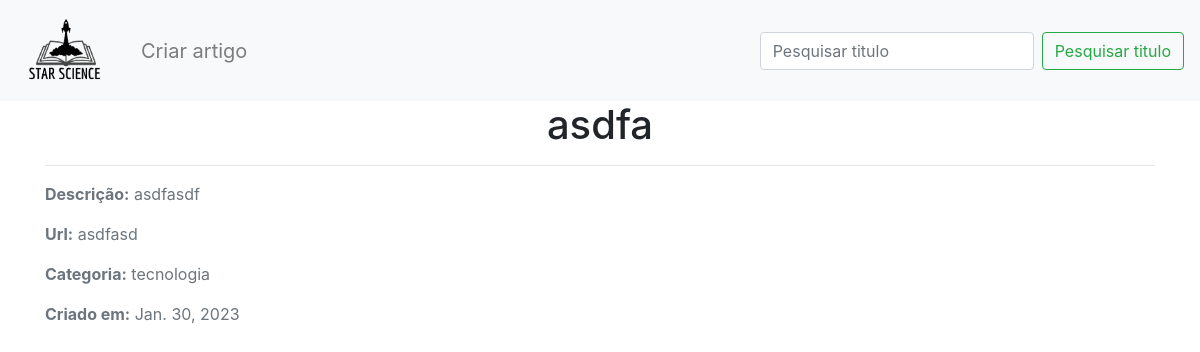
The page /starscience/articles/11/ on the database its author committed.
### starscience/models.py (models this page shows, shortened)
class Article(models.Model):
    title = models.CharField(max_length = 200)
    description = models.CharField(max_length = 300)
    url = models.URLField(max_length = 300)
    likes = models.IntegerField(default=0, null=True)
    created_at = models.DateField(auto_now_add = True)
    user = models.ForeignKey(User, on_delete=models.CASCADE, null=True)
    category = models.ForeignKey(Category, on_delete=models.CASCADE)

class Category(models.Model):
    name = models.CharField(max_length = 200, null=True)

### starscience/views.py (the view)
# urls.py: path('articles/<int:id>/', ArticleView.article_show, name='article_show'),
    def article_show(request, id):
        obj = Article.objects.get(id=id)
        return render(request, 'articles/show.html', {'object': obj})

### starscience/templates/articles/show.html (shortened to what this page needs)
{% load static %}
<!DOCTYPE html>
<html>
  <head>
    <link
      rel="stylesheet"
      href="https://stackpath.bootstrapcdn.com/bootstrap/4.5.2/css/bootstrap.min.css"
    />
  </head>
  <body>
    <nav class="navbar navbar-expand-lg navbar-light bg-light">
      <a class="navbar-brand" href="{% url 'article_index' %}">
        <img
          src="{% static 'assets/logo_fundo.png' %}"
          alt="Logo"
          width="100px"
          style="object-fit: contain"
        />
      </a>
      <div class="collapse navbar-collapse" id="navbarNav">
        <ul class="navbar-nav">
          <li class="nav-item">
            <a class="nav-link btn btn-lg" href="{% url 'article_create' %}"
              >Criar artigo</a
            >
          </li>
        </ul>
      </div>
      <form class="form-inline my-2 my-lg-0">
        <input
          class="form-control mr-sm-2"
          type="search"
          placeholder="Pesquisar titulo"
          aria-label="Pesquisar titulo"
        />
        <button class="btn btn-outline-success my-2 my-sm-0" type="submit">
          Pesquisar titulo
        </button>
      </form>
    </nav>
    <div class="container">
      <div class="row">
        <div class="col-md-12">
          <h1 class="text-center text-black">{{ object.title }}</h1>
          <hr />
        </div>
      </div>
      <div class="row">
        <div class="col-md-6">
          <p class="text-secondary">
            <b>Descrição:</b> {{ object.description }}
          </p>
          <p class="text-secondary"><b>Url:</b> {{ object.url }}</p>
          <p class="text-secondary">
            <b>Categoria:</b> {{ object.category.name }}
          </p>
          <p class="text-secondary">
            <b>Criado em:</b> {{ object.created_at }}
          </p>
        </div>
      </div>
    </div>
  </body>
</html>

### rows shown on the page
Article: title "asdfa", description "asdfasdf", url "asdfasd", category.name "tecnologia", created_at "Jan. 30, 2023"
